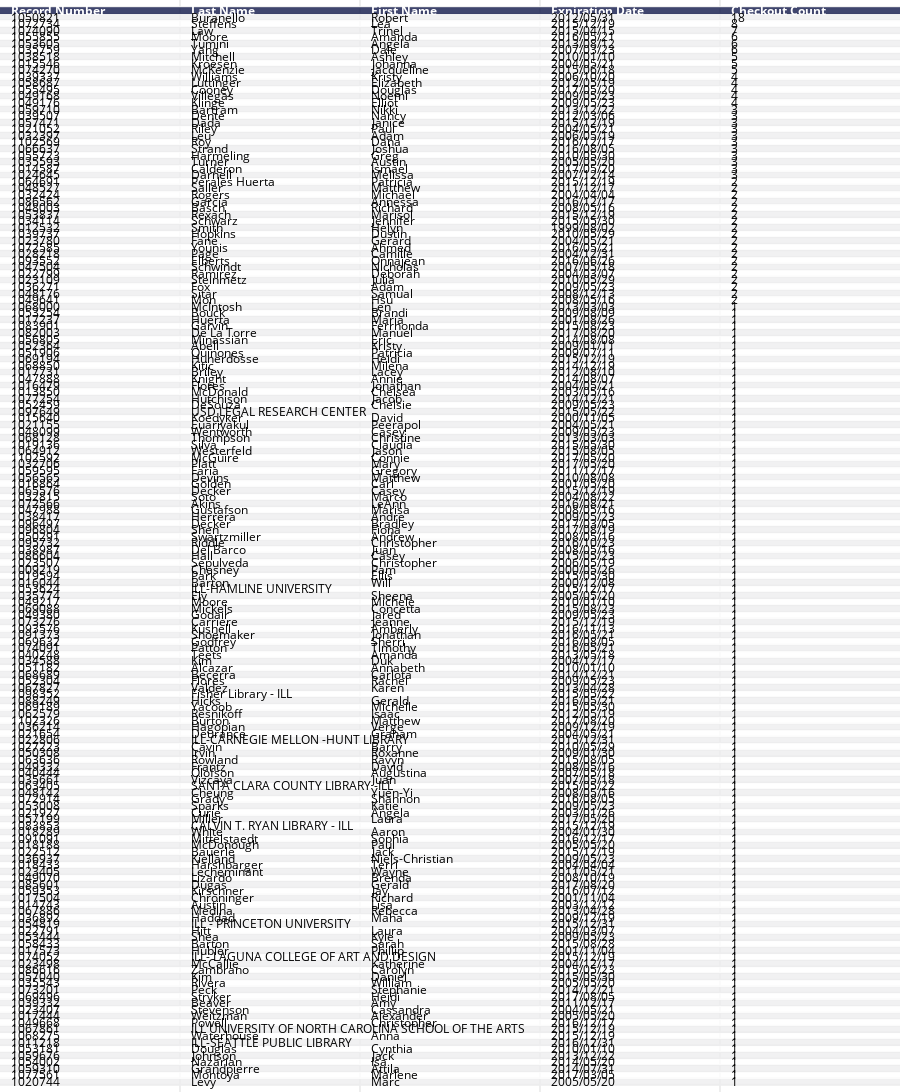

Write notebook code for a chart like this one.
### Markdown cell above
### Expired Patrons with Checkouts (data table)
This example demonstrates that you can run a sql query and use the query results in creating a data table. Notice that two modules (sql_queries and sierra_tools) are imported. The module sierra_tools includes the function **expired_patrons** to generate the table.

### Code cell
import sql_queries, sierra_tools
data = sql_queries.find_expired_patron()
sierra_tools.expired_patrons(data)
